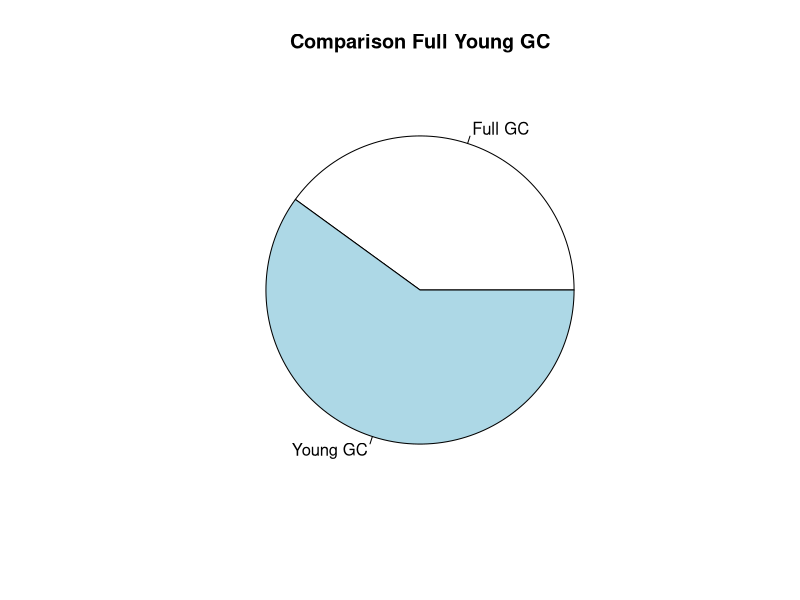
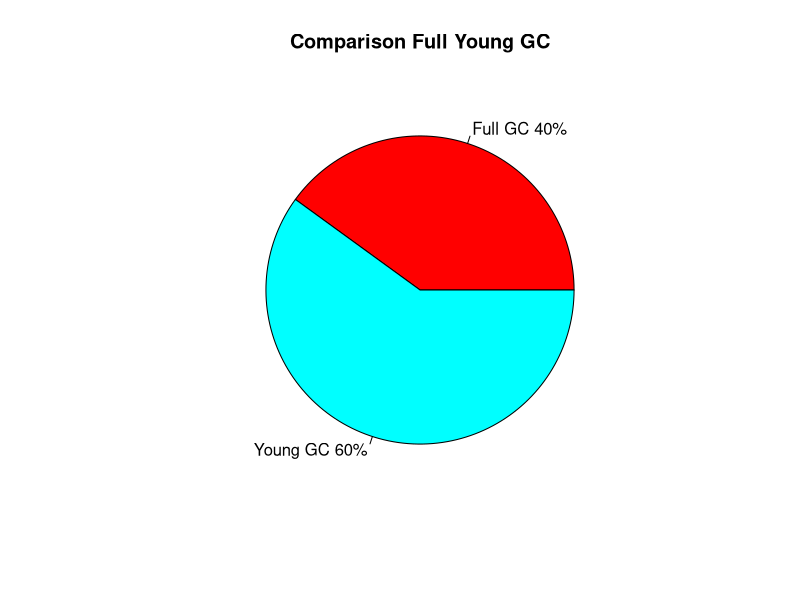
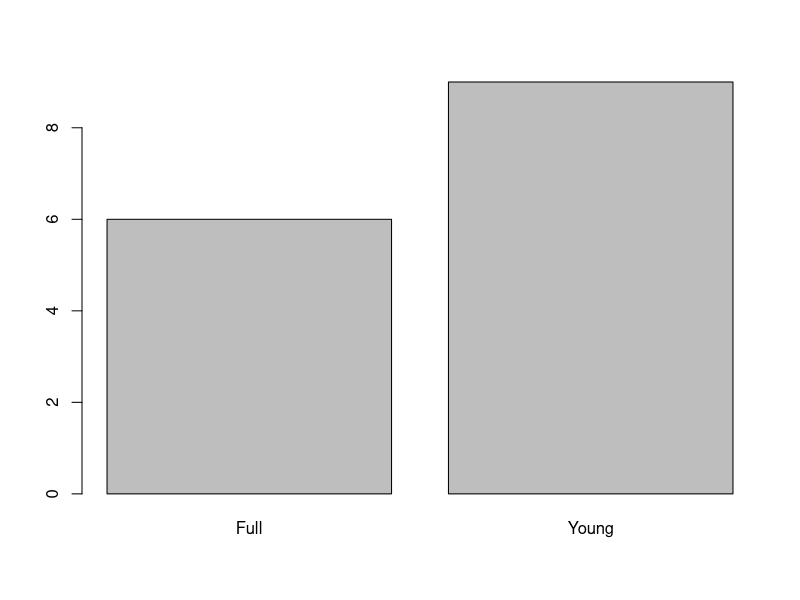

Reproduce these figures in R, in order.
GCType <- c("Full", "Young", "Full", "Full","Young",
            "Young","Young", "Full", "Young", "Young",
            "Full","Young","Young","Young","Full")

#Simple analysis data
resGCType <- table(GCType)

#############
#Pie diagrams
#############
#Simple pie diagram
lbls <- c("Full GC", "Young GC")
mainLabel = "Comparison Full Young GC"
pie(resGCType, labels = lbls, main=mainLabel)

# Pie Chart with Percentages
pct <- round(resGCType/sum(resGCType)*100)
lbls <- paste(lbls, pct) # add percents to labels
lbls <- paste(lbls,"%",sep="") # ad % to labels
pie(resGCType,labels = lbls, col=rainbow(length(lbls)),
    main=mainLabel) 


barplot(table(GCType))
